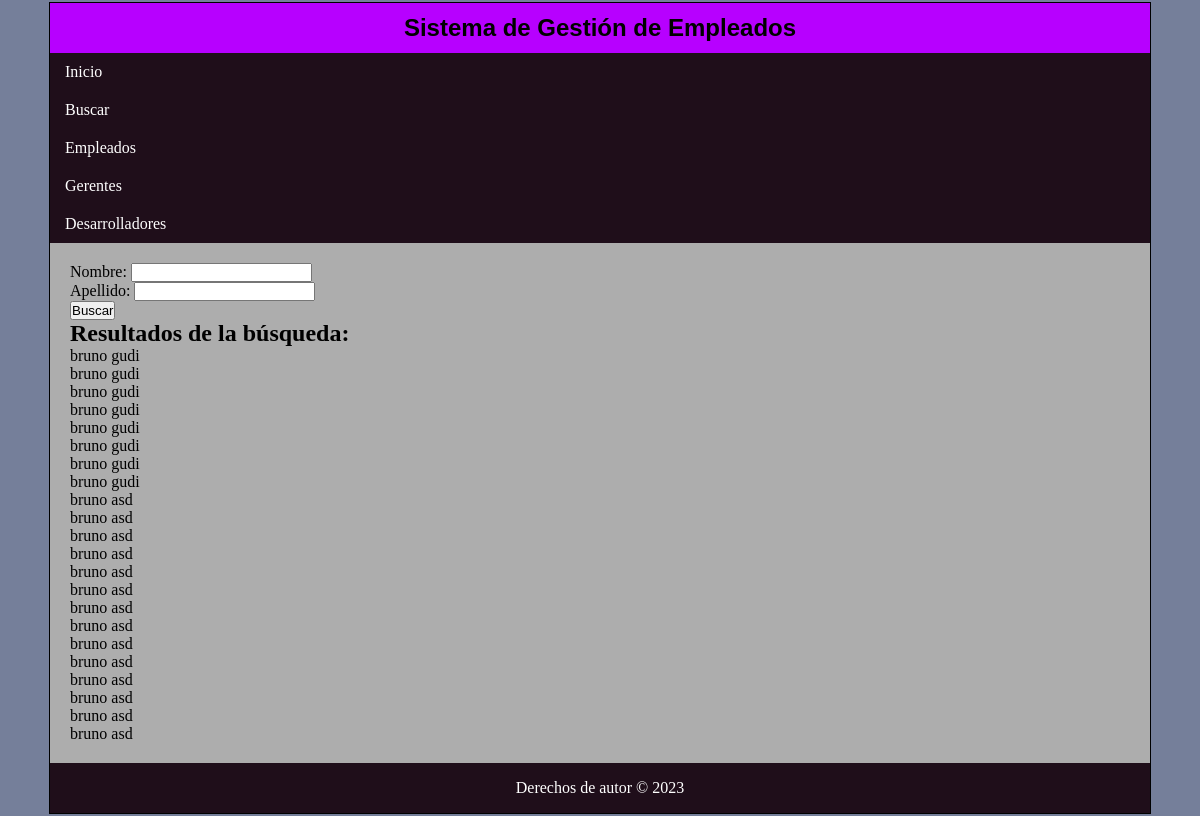
/empleados/search/, run on an earlier commit of the app's database.
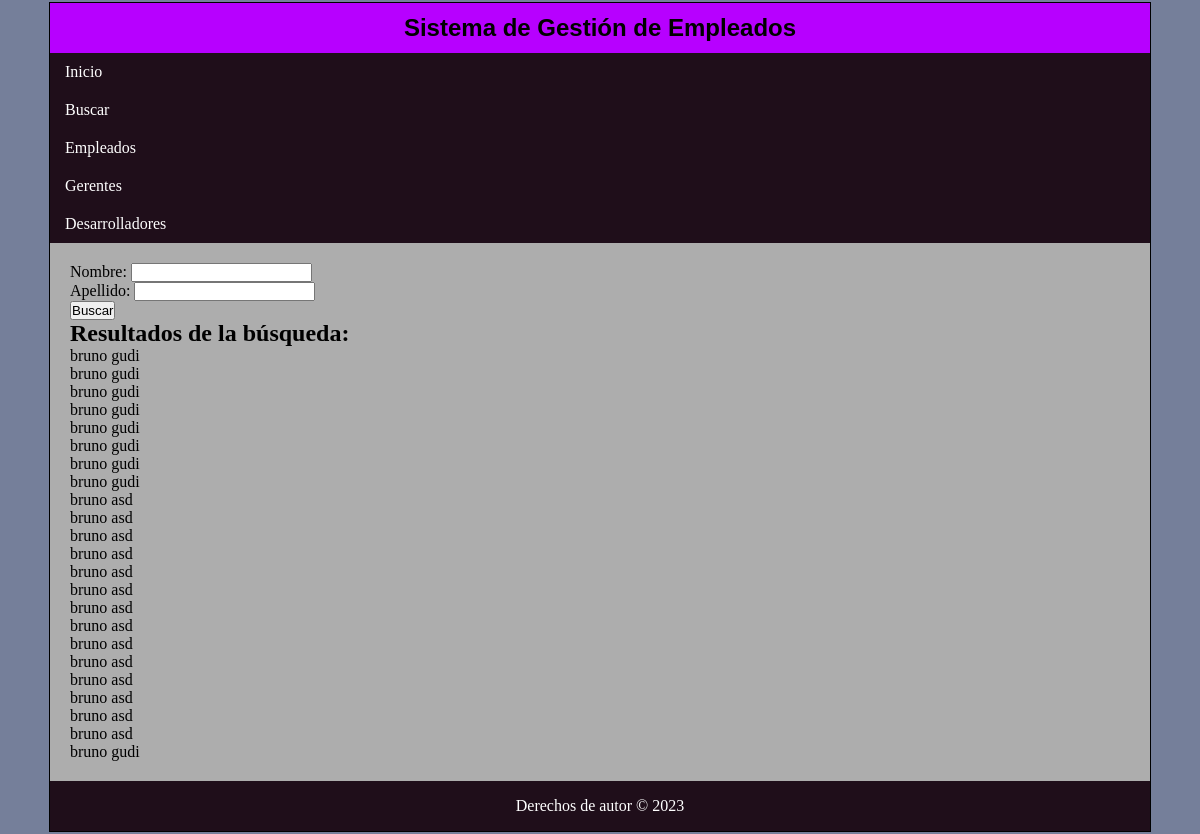
And on a later commit of the database.
### empleados/models.py (models this page shows, shortened)
class Empleado(models.Model):
    nombre = models.CharField(max_length=100)
    apellido = models.CharField(max_length=100)
    salario = models.DecimalField(max_digits=8, decimal_places=2)
    def obtener_nombre_completo(self):
        return f"{self.nombre} {self.apellido}"

### empleados/views.py (the view)
# urls.py: path('search/', views.search, name='search'),
def search(request):
    form = BusquedaForm(request.GET)
    resultados = []
    if form.is_valid():
        nombre = form.cleaned_data['nombre']
        apellido = form.cleaned_data['apellido']
        empleados = Empleado.objects.filter(nombre__icontains=nombre, apellido__icontains=apellido)
        gerentes = Gerente.objects.filter(nombre__icontains=nombre, apellido__icontains=apellido)
        desarrolladores = Desarrollador.objects.filter(nombre__icontains=nombre, apellido__icontains=apellido)
        resultados.extend(empleados)
        resultados.extend(gerentes)
        resultados.extend(desarrolladores)
    return render(request, 'empleados/search_form.html', {'form': form, 'resultados': resultados})

### empleados/forms.py
class BusquedaForm(forms.Form):
    nombre = forms.CharField(label='Nombre', required=False)
    apellido = forms.CharField(label='Apellido', required=False)

### empleados/templates/empleados/search_form.html
{% extends 'empleados/base.html' %}
{% block content %}
<form method="get" action="{% url 'empleados:search' %}">
    {{ form.as_p }}
    <button type="submit">Buscar</button>
</form>
{% if resultados %}
    <h2>Resultados de la búsqueda:</h2>
    <ul>
    {% for resultado in resultados %}
        <li>{{ resultado.nombre }} {{ resultado.apellido }} </li>
    {% endfor %}
    </ul>
{% else %}
    <p>No se encontraron resultados.</p>
{% endif %}
{% endblock %}

What changed in the data, as far as the page shows it:
added Empleado: nombre "bruno", apellido "gudi"
